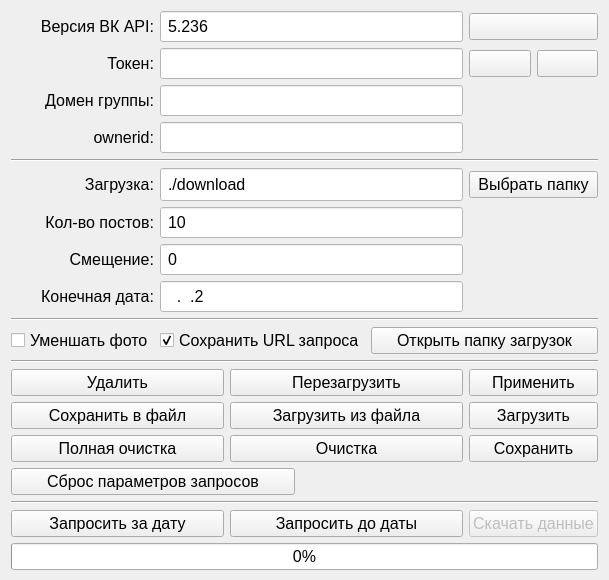
<?xml version="1.0" encoding="UTF-8"?>
<ui version="4.0">
 <class>main_form</class>
 <widget class="QWidget" name="main_form">
  <property name="geometry">
   <rect>
    <x>0</x>
    <y>0</y>
    <width>609</width>
    <height>580</height>
   </rect>
  </property>
  <property name="minimumSize">
   <size>
    <width>608</width>
    <height>480</height>
   </size>
  </property>
  <property name="maximumSize">
   <size>
    <width>1024</width>
    <height>800</height>
   </size>
  </property>
  <property name="font">
   <font>
    <family>Arial</family>
    <pointsize>12</pointsize>
   </font>
  </property>
  <property name="windowTitle">
   <string>ВК Сохранение стены</string>
  </property>
  <property name="windowIcon">
   <iconset>
    <normaloff>../image/vk-icon.png</normaloff>../image/vk-icon.png</iconset>
  </property>
  <layout class="QGridLayout" name="gridLayout">
   <item row="17" column="0" colspan="2">
    <widget class="QPushButton" name="savefile_button">
     <property name="text">
      <string>Сохранить в файл</string>
     </property>
     <property name="icon">
      <iconset>
       <normaloff>../image/save.png</normaloff>../image/save.png</iconset>
     </property>
    </widget>
   </item>
   <item row="19" column="0" colspan="3">
    <widget class="QPushButton" name="resetconf_button">
     <property name="text">
      <string>Сброс параметров запросов</string>
     </property>
     <property name="icon">
      <iconset>
       <normaloff>../image/clear.png</normaloff>../image/clear.png</iconset>
     </property>
    </widget>
   </item>
   <item row="18" column="2" colspan="4">
    <widget class="QPushButton" name="clear_button">
     <property name="text">
      <string>Очистка</string>
     </property>
     <property name="icon">
      <iconset>
       <normaloff>../image/clear.png</normaloff>../image/clear.png</iconset>
     </property>
    </widget>
   </item>
   <item row="6" column="6" rowspan="2" colspan="2">
    <widget class="QPushButton" name="selectdir_button">
     <property name="text">
      <string>Выбрать папку</string>
     </property>
     <property name="icon">
      <iconset>
       <normaloff>../image/folder.png</normaloff>../image/folder.png</iconset>
     </property>
    </widget>
   </item>
   <item row="6" column="1" rowspan="2" colspan="5">
    <widget class="QLineEdit" name="downloaddir_text">
     <property name="styleSheet">
      <string notr="true">background-color: rgb(255, 255, 255);
padding: 5px;</string>
     </property>
     <property name="text">
      <string>./download</string>
     </property>
    </widget>
   </item>
   <item row="21" column="6" colspan="2">
    <widget class="QPushButton" name="download_button">
     <property name="enabled">
      <bool>false</bool>
     </property>
     <property name="text">
      <string>Скачать данные</string>
     </property>
     <property name="icon">
      <iconset>
       <normaloff>../image/download.png</normaloff>../image/download.png</iconset>
     </property>
    </widget>
   </item>
   <item row="10" column="0">
    <widget class="QLabel" name="datastop_label">
     <property name="text">
      <string>Конечная дата:</string>
     </property>
     <property name="alignment">
      <set>Qt::AlignRight|Qt::AlignTrailing|Qt::AlignVCenter</set>
     </property>
    </widget>
   </item>
   <item row="2" column="6">
    <widget class="QPushButton" name="view_button">
     <property name="text">
      <string/>
     </property>
     <property name="icon">
      <iconset>
       <normaloff>../image/view.png</normaloff>../image/view.png</iconset>
     </property>
    </widget>
   </item>
   <item row="16" column="2" colspan="4">
    <widget class="QPushButton" name="refresh_button">
     <property name="text">
      <string>Перезагрузить</string>
     </property>
     <property name="icon">
      <iconset>
       <normaloff>../image/refresh.png</normaloff>../image/refresh.png</iconset>
     </property>
    </widget>
   </item>
   <item row="20" column="0" colspan="8">
    <widget class="Line" name="line_3">
     <property name="orientation">
      <enum>Qt::Horizontal</enum>
     </property>
    </widget>
   </item>
   <item row="2" column="0">
    <widget class="QLabel" name="token_label">
     <property name="text">
      <string>Токен:</string>
     </property>
     <property name="alignment">
      <set>Qt::AlignRight|Qt::AlignTrailing|Qt::AlignVCenter</set>
     </property>
    </widget>
   </item>
   <item row="2" column="1" colspan="5">
    <widget class="QLineEdit" name="token_text">
     <property name="styleSheet">
      <string notr="true">background-color: rgb(255, 255, 255);
padding: 5px;</string>
     </property>
     <property name="text">
      <string/>
     </property>
     <property name="echoMode">
      <enum>QLineEdit::Password</enum>
     </property>
    </widget>
   </item>
   <item row="15" column="0" colspan="8">
    <widget class="Line" name="line_4">
     <property name="orientation">
      <enum>Qt::Horizontal</enum>
     </property>
    </widget>
   </item>
   <item row="3" column="1" colspan="5">
    <widget class="QLineEdit" name="domain_text">
     <property name="styleSheet">
      <string notr="true">background-color: rgb(255, 255, 255);
padding: 5px;</string>
     </property>
     <property name="text">
      <string/>
     </property>
    </widget>
   </item>
   <item row="4" column="1" colspan="5">
    <widget class="QLineEdit" name="ownerid_text">
     <property name="styleSheet">
      <string notr="true">background-color: rgb(255, 255, 255);
padding: 5px;</string>
     </property>
     <property name="inputMask">
      <string/>
     </property>
     <property name="text">
      <string/>
     </property>
    </widget>
   </item>
   <item row="2" column="7">
    <widget class="QPushButton" name="help_button">
     <property name="styleSheet">
      <string notr="true"/>
     </property>
     <property name="text">
      <string/>
     </property>
     <property name="icon">
      <iconset>
       <normaloff>../image/help.png</normaloff>../image/help.png</iconset>
     </property>
    </widget>
   </item>
   <item row="6" column="0" rowspan="2">
    <widget class="QLabel" name="downloaddir_label">
     <property name="text">
      <string>Загрузка:</string>
     </property>
     <property name="alignment">
      <set>Qt::AlignRight|Qt::AlignTrailing|Qt::AlignVCenter</set>
     </property>
    </widget>
   </item>
   <item row="18" column="0" colspan="2">
    <widget class="QPushButton" name="allclear_button">
     <property name="text">
      <string>Полная очистка</string>
     </property>
     <property name="icon">
      <iconset>
       <normaloff>../image/clear.png</normaloff>../image/clear.png</iconset>
     </property>
    </widget>
   </item>
   <item row="3" column="0">
    <widget class="QLabel" name="domain_label">
     <property name="text">
      <string>Домен группы:</string>
     </property>
     <property name="alignment">
      <set>Qt::AlignRight|Qt::AlignTrailing|Qt::AlignVCenter</set>
     </property>
    </widget>
   </item>
   <item row="16" column="0" colspan="2">
    <widget class="QPushButton" name="delete_button">
     <property name="text">
      <string>Удалить</string>
     </property>
     <property name="icon">
      <iconset>
       <normaloff>../image/delete.png</normaloff>../image/delete.png</iconset>
     </property>
    </widget>
   </item>
   <item row="13" column="1" colspan="3">
    <widget class="QCheckBox" name="saveurl_checker">
     <property name="text">
      <string>Сохранить URL запроса</string>
     </property>
     <property name="checked">
      <bool>true</bool>
     </property>
    </widget>
   </item>
   <item row="18" column="6" colspan="2">
    <widget class="QPushButton" name="saveconf_button">
     <property name="text">
      <string>Сохранить</string>
     </property>
     <property name="icon">
      <iconset>
       <normaloff>../image/saveconf.png</normaloff>../image/saveconf.png</iconset>
     </property>
    </widget>
   </item>
   <item row="11" column="0" rowspan="2" colspan="8">
    <widget class="Line" name="line_2">
     <property name="orientation">
      <enum>Qt::Horizontal</enum>
     </property>
    </widget>
   </item>
   <item row="16" column="6" colspan="2">
    <widget class="QPushButton" name="apply_button">
     <property name="text">
      <string>Применить</string>
     </property>
     <property name="icon">
      <iconset>
       <normaloff>../image/uses.png</normaloff>../image/uses.png</iconset>
     </property>
    </widget>
   </item>
   <item row="17" column="2" colspan="4">
    <widget class="QPushButton" name="loadfile_button">
     <property name="text">
      <string>Загрузить из файла</string>
     </property>
     <property name="icon">
      <iconset>
       <normaloff>../image/load.png</normaloff>../image/load.png</iconset>
     </property>
    </widget>
   </item>
   <item row="10" column="1" colspan="5">
    <widget class="QLineEdit" name="datastop_text">
     <property name="styleSheet">
      <string notr="true">background-color: rgb(255, 255, 255);
padding: 5px;</string>
     </property>
     <property name="inputMask">
      <string>00.00.2000</string>
     </property>
     <property name="text">
      <string>..2</string>
     </property>
    </widget>
   </item>
   <item row="8" column="0">
    <widget class="QLabel" name="count_posts_label">
     <property name="text">
      <string>Кол-во постов:</string>
     </property>
     <property name="alignment">
      <set>Qt::AlignRight|Qt::AlignTrailing|Qt::AlignVCenter</set>
     </property>
    </widget>
   </item>
   <item row="13" column="0">
    <widget class="QCheckBox" name="resized_checker">
     <property name="text">
      <string>Уменшать фото</string>
     </property>
     <property name="checked">
      <bool>false</bool>
     </property>
    </widget>
   </item>
   <item row="9" column="1" colspan="5">
    <widget class="QLineEdit" name="offset_text">
     <property name="styleSheet">
      <string notr="true">background-color: rgb(255, 255, 255);
padding: 5px;</string>
     </property>
     <property name="text">
      <string>0</string>
     </property>
    </widget>
   </item>
   <item row="17" column="6" colspan="2">
    <widget class="QPushButton" name="loadconf_button">
     <property name="text">
      <string>Загрузить</string>
     </property>
     <property name="icon">
      <iconset>
       <normaloff>../image/upload.png</normaloff>../image/upload.png</iconset>
     </property>
    </widget>
   </item>
   <item row="22" column="0" colspan="8">
    <widget class="QProgressBar" name="progress_bar">
     <property name="value">
      <number>0</number>
     </property>
    </widget>
   </item>
   <item row="5" column="0" colspan="8">
    <widget class="Line" name="line">
     <property name="orientation">
      <enum>Qt::Horizontal</enum>
     </property>
    </widget>
   </item>
   <item row="13" column="4" colspan="4">
    <widget class="QPushButton" name="opendir_button">
     <property name="text">
      <string>Открыть папку загрузок</string>
     </property>
     <property name="icon">
      <iconset>
       <normaloff>../image/folder.png</normaloff>../image/folder.png</iconset>
     </property>
    </widget>
   </item>
   <item row="8" column="1" colspan="5">
    <widget class="QLineEdit" name="count_posts_text">
     <property name="styleSheet">
      <string notr="true">background-color: rgb(255, 255, 255);
padding: 5px;</string>
     </property>
     <property name="text">
      <string>10</string>
     </property>
    </widget>
   </item>
   <item row="9" column="0">
    <widget class="QLabel" name="offset_label">
     <property name="text">
      <string>Смещение:</string>
     </property>
     <property name="alignment">
      <set>Qt::AlignRight|Qt::AlignTrailing|Qt::AlignVCenter</set>
     </property>
    </widget>
   </item>
   <item row="4" column="0">
    <widget class="QLabel" name="ownerid_label">
     <property name="text">
      <string>ownerid:</string>
     </property>
     <property name="alignment">
      <set>Qt::AlignRight|Qt::AlignTrailing|Qt::AlignVCenter</set>
     </property>
    </widget>
   </item>
   <item row="0" column="0">
    <widget class="QLabel" name="version_label">
     <property name="text">
      <string>Версия ВК API:</string>
     </property>
     <property name="alignment">
      <set>Qt::AlignRight|Qt::AlignTrailing|Qt::AlignVCenter</set>
     </property>
    </widget>
   </item>
   <item row="0" column="1" colspan="5">
    <widget class="QLineEdit" name="version_text">
     <property name="font">
      <font>
       <family>Arial</family>
       <pointsize>12</pointsize>
      </font>
     </property>
     <property name="styleSheet">
      <string notr="true">background-color: rgb(255, 255, 255);
padding: 5px;</string>
     </property>
     <property name="inputMask">
      <string>0.000</string>
     </property>
     <property name="text">
      <string>5.236</string>
     </property>
    </widget>
   </item>
   <item row="0" column="6" colspan="2">
    <widget class="QPushButton" name="version_button">
     <property name="text">
      <string/>
     </property>
     <property name="icon">
      <iconset>
       <normaloff>../image/help.png</normaloff>../image/help.png</iconset>
     </property>
    </widget>
   </item>
   <item row="21" column="0" colspan="2">
    <widget class="QPushButton" name="receive_data_button">
     <property name="text">
      <string>Запросить за дату</string>
     </property>
     <property name="icon">
      <iconset>
       <normaloff>../image/receive.png</normaloff>../image/receive.png</iconset>
     </property>
    </widget>
   </item>
   <item row="21" column="2" colspan="4">
    <widget class="QPushButton" name="receive_button">
     <property name="enabled">
      <bool>true</bool>
     </property>
     <property name="text">
      <string>Запросить до даты</string>
     </property>
     <property name="icon">
      <iconset>
       <normaloff>../image/receive.png</normaloff>../image/receive.png</iconset>
     </property>
    </widget>
   </item>
  </layout>
 </widget>
 <resources/>
 <connections/>
</ui>
